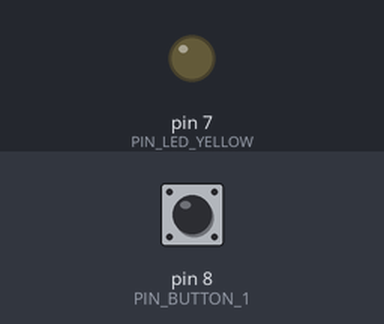
A program run on a simulated Arduino Uno, built with avr-gcc and run on an emulated ATmega328P. On the bench: output pins drawn as LEDs (lit = HIGH). Dashed ring = blinking. The inputs (shaded band) are chosen by the test bench; at power-on: pin 8 (PIN_BUTTON_1) HIGH.

Above: at 1.2 s.
1.3 s: pin 8 (PIN_BUTTON_1) pulled LOW for 0.15 s
At 1.42 s:
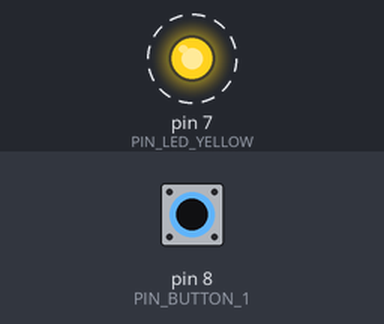
4.3 s: pin 8 (PIN_BUTTON_1) pulled LOW for 1 s
At 7.0 s:
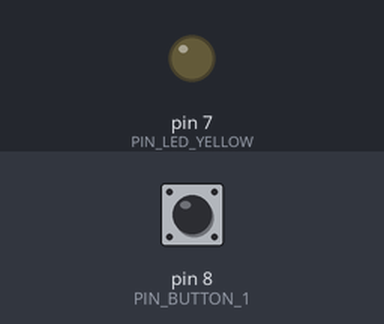
7.3 s: pin 8 (PIN_BUTTON_1) pulled LOW for 3.2 s
At 7.42 s:
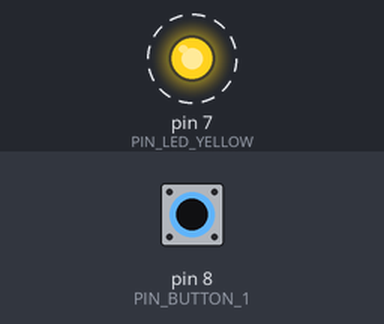
Timing chart, 0 to 11.1 s (numbered marks = the images above; inputs shaded):
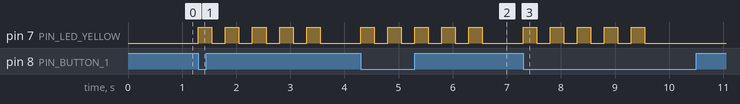

Measured:
- after the input at 1.3 s, pin 7 (PIN_LED_YELLOW): alternates HIGH for 0.25 s and LOW for 0.25 s, 10 changes in all, then stays LOW, starting at once
- after the input at 4.3 s, pin 7 (PIN_LED_YELLOW): alternates HIGH for 0.25 s and LOW for 0.25 s, 10 changes in all, then stays LOW, starting at once
- after the input at 7.3 s, pin 7 (PIN_LED_YELLOW): alternates HIGH for 0.25 s and LOW for 0.25 s, 10 changes in all, then stays LOW, starting at once

The program:

main.cpp
```cpp
#include <Arduino.h>

const int PIN_LED_RED = 4;    // The Number of the red LED pin.
const int PIN_LED_GREEN = 5;  // The Number of the green LED pin.
const int PIN_LED_BLUE = 6;   // The Number of the blue LED pin.
const int PIN_LED_YELLOW = 7; // The Number of the yellow LED pin.
const int PIN_BUTTON_1 = 8;   // The number of the button 1 (KEY1) pin.
const int PIN_BUTTON_2 = 9;   // The number of the button 2 (KEY2) pin.

byte prevButtonState = HIGH;

void blinkLed(int LED_PIN, int x) {
  for (int i = 0; i < x; i++) {
    digitalWrite(LED_PIN, HIGH);
    delay(250);
    digitalWrite(LED_PIN, LOW);
    delay(250);
  }
}


void readButton(int BUTTON_PIN, int LED_PIN, int x) {
  int buttonState = digitalRead(BUTTON_PIN);

  if (buttonState == prevButtonState) return;

  prevButtonState = buttonState;

  if (buttonState == LOW) {
    blinkLed(LED_PIN, x);
  }
}

void setup() {
  pinMode(PIN_LED_YELLOW, OUTPUT);
  pinMode(PIN_BUTTON_1, INPUT_PULLUP);
  pinMode(PIN_BUTTON_2, INPUT_PULLUP);
}

void loop() {
  readButton(PIN_BUTTON_1, PIN_LED_YELLOW, 5);
}
```
